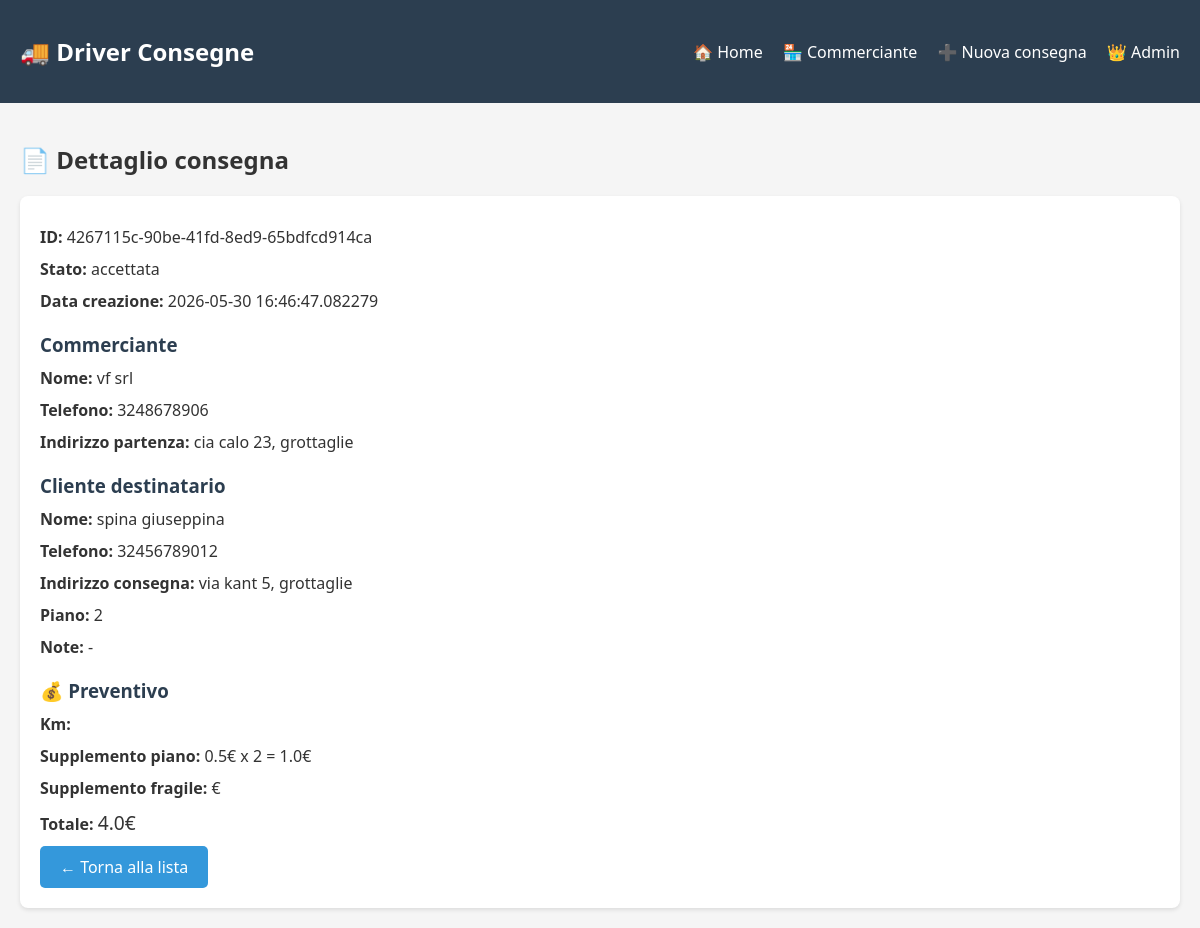
Page /consegna/4267115c-90be-41fd-8ed9-65bdfcd914ca on the committed database.
### models.py (models this page shows, shortened)
class Consegna(db.Model):
    __tablename__ = 'consegne'
    id = db.Column(db.String(36), primary_key=True, default=lambda: str(uuid.uuid4()))
    stato = db.Column(db.String(50), default='richiesta')  # richiesta, attesa_conferma, accettata, consegnata, cancellata
    data_creazione = db.Column(db.DateTime, default=datetime.utcnow)
    comm_nome = db.Column(db.String(100), nullable=False)
    comm_telefono = db.Column(db.String(20), nullable=False)
    comm_indirizzo_partenza = db.Column(db.String(200), nullable=False)
    cliente_nome = db.Column(db.String(100), nullable=False)
    cliente_telefono = db.Column(db.String(20), nullable=False)
    cliente_indirizzo_consegna = db.Column(db.String(200), nullable=False)
    cliente_piano = db.Column(db.Integer, default=0)  # 0 = piano terra / nessun piano
    cliente_note = db.Column(db.Text, default='')
    fragile = db.Column(db.Boolean, default=False)
    tariffa_base = db.Column(db.Float, default=3.0)
    supplemento_piano = db.Column(db.Float, default=0.50)  # 0.50€ per piano (dal 1° in su)
    totale_euro = db.Column(db.Float, default=0)
    orario_richiesto = db.Column(db.String(10), nullable=True)
    orario_proposto_driver = db.Column(db.String(10), nullable=True)
    driver_id = db.Column(db.String(100), nullable=True)
    accettata_il = db.Column(db.DateTime, nullable=True)
    pagata = db.Column(db.Boolean, default=False)

### app.py (the view)
@app.route('/consegna/<id>')
def dettaglio_consegna(id):
    consegna = Consegna.query.get_or_404(id)
    return render_template('dettaglio_consegna.html', consegna=consegna)

### templates/dettaglio_consegna.html (shortened to what this page needs)
{% extends "base.html" %}
{% block content %}
<h2>📄 Dettaglio consegna</h2>
<div class="dettaglio-card">
    <p><strong>ID:</strong> {{ consegna.id }}</p>
    <p><strong>Stato:</strong> {{ consegna.stato }}</p>
    <p><strong>Data creazione:</strong> {{ consegna.data_creazione }}</p>
    <h3>Commerciante</h3>
    <p><strong>Nome:</strong> {{ consegna.comm_nome }}</p>
    <p><strong>Telefono:</strong> {{ consegna.comm_telefono }}</p>
    <p><strong>Indirizzo partenza:</strong> {{ consegna.comm_indirizzo_partenza }}</p>
    <h3>Cliente destinatario</h3>
    <p><strong>Nome:</strong> {{ consegna.cliente_nome }}</p>
    <p><strong>Telefono:</strong> {{ consegna.cliente_telefono }}</p>
    <p><strong>Indirizzo consegna:</strong> {{ consegna.cliente_indirizzo_consegna }}</p>
    <p><strong>Piano:</strong> {{ consegna.cliente_piano }}</p>
    <p><strong>Note:</strong> {{ consegna.cliente_note or '-' }}</p>
    <h3>💰 Preventivo</h3>
    <p><strong>Km:</strong> {{ consegna.km }}</p>
    <p><strong>Supplemento piano:</strong> {{ consegna.supplemento_piano }}€ x {{ consegna.cliente_piano }} = {{ consegna.cliente_piano * consegna.supplemento_piano }}€</p>
    <p><strong>Supplemento fragile:</strong> {{ consegna.supplemento_fragile }}€</p>
    <p><strong>Totale:</strong> <big>{{ consegna.totale_euro }}€</big></p>
    <a href="{{ url_for('index') }}" class="btn">← Torna alla lista</a>
</div>
{% endblock %}

### static/style.css (style rules this page uses)
* { margin: 0; padding: 0; box-sizing: border-box; }
body { font-family: 'Segoe UI', Tahoma, Geneva, Verdana, sans-serif; background: #f5f5f5; color: #333; }
h2 { margin: 20px 0; }
.btn { display: inline-block; background: #3498db; color: white; padding: 10px 20px; border: none; border-radius: 5px; cursor: pointer; text-decoration: none; font-size: 1rem; }
.dettaglio-card { background: white; padding: 20px; border-radius: 8px; box-shadow: 0 2px 4px rgba(0,0,0,0.1); }
.dettaglio-card p { margin: 10px 0; }
.dettaglio-card h3 { margin-top: 20px; color: #2c3e50; }

### rows in the picture
Consegna: id "4267115c-90be-41fd-8ed9-65bdfcd914ca", stato "accettata", data_creazione "2026-05-30 16:46:47.082279", comm_nome "vf srl", comm_telefono "3248678906", comm_indirizzo_partenza "cia calo 23, grottaglie", cliente_nome "spina giuseppina", cliente_telefono "32456789012", cliente_indirizzo_consegna "via kant 5, grottaglie", cliente_piano "2", cliente_note "-", supplemento_piano "0.5", consegna.cliente_piano*consegna.supplemento_piano "1.0", totale_euro "4.0"
